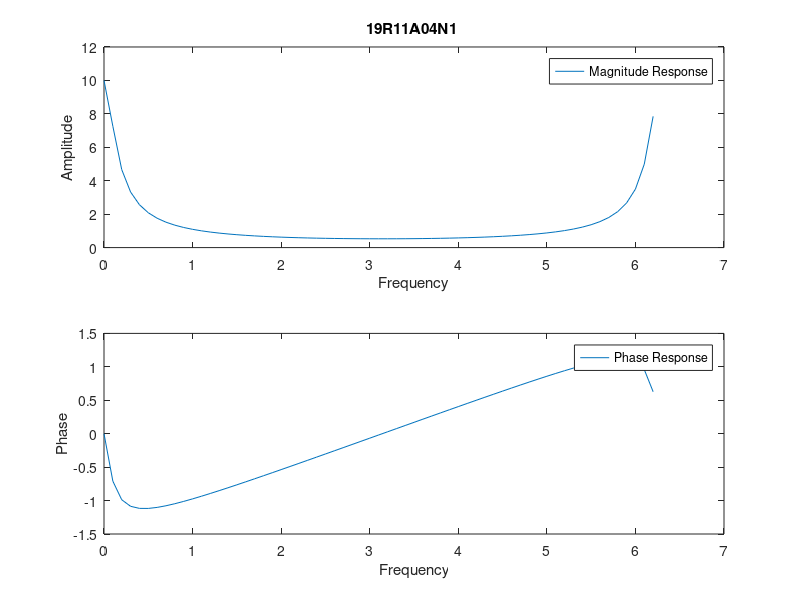

Source code (MATLAB):
% Frequency Response of a system from transfer function

% z = cos(w)+ jsin(w)
% y[n] = 0.5y[n-1] = x[n]
% y[z] - 0.5*z^1*y[z] = x[z]
% h[z] = y[z]/x[z] => 1/(1 - 0.5*z^-1)

clc;
clear all;
close all;
w = 0:0.1:2*pi
y = 1./(1-0.9*((exp(-1*i*(w)))))
mag = abs(y)
phase = angle(y)
subplot(2,1,1)
plot(w,mag)
title('19R11A04N1 ')
legend('Magnitude Response')
xlabel('Frequency')
ylabel('Amplitude')
subplot(2,1,2)
plot(w,phase)
legend('Phase Response')
xlabel('Frequency')
ylabel('Phase')